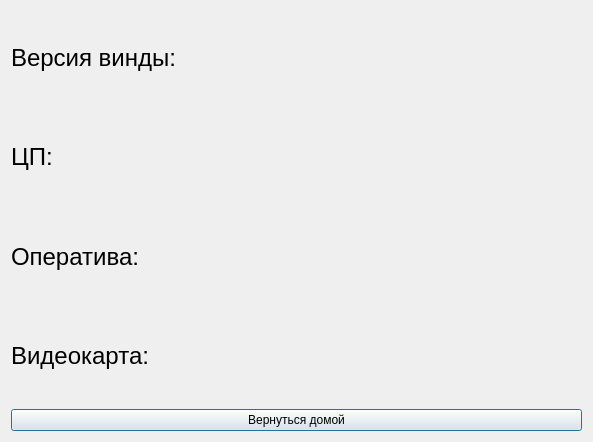
<?xml version="1.0" encoding="UTF-8"?>
<ui version="4.0">
 <class>System_info</class>
 <widget class="QDialog" name="System_info">
  <property name="geometry">
   <rect>
    <x>0</x>
    <y>0</y>
    <width>593</width>
    <height>442</height>
   </rect>
  </property>
  <property name="windowTitle">
   <string>Dialog</string>
  </property>
  <layout class="QVBoxLayout" name="verticalLayout">
   <item>
    <widget class="QLabel" name="os">
     <property name="font">
      <font>
       <pointsize>15</pointsize>
      </font>
     </property>
     <property name="styleSheet">
      <string notr="true"/>
     </property>
     <property name="text">
      <string>&lt;!DOCTYPE HTML PUBLIC &quot;-//W3C//DTD HTML 4.0//EN&quot; &quot;http://www.w3.org/TR/REC-html40/strict.dtd&quot;&gt;
&lt;html&gt;&lt;head&gt;&lt;meta name=&quot;qrichtext&quot; content=&quot;1&quot; /&gt;&lt;style type=&quot;text/css&quot;&gt;
p, li { white-space: pre-wrap; }
&lt;/style&gt;&lt;/head&gt;&lt;body style=&quot; font-family:'MS Shell Dlg 2'; font-size:15pt; font-weight:400; font-style:normal;&quot;&gt;
&lt;p style=&quot; margin-top:12px; margin-bottom:12px; margin-left:0px; margin-right:0px; -qt-block-indent:0; text-indent:0px;&quot;&gt;&lt;span style=&quot; font-size:18pt;&quot;&gt;Версия винды: &lt;/span&gt;&lt;/p&gt;&lt;/body&gt;&lt;/html&gt;</string>
     </property>
     <property name="textFormat">
      <enum>Qt::AutoText</enum>
     </property>
    </widget>
   </item>
   <item>
    <widget class="QLabel" name="cpu">
     <property name="font">
      <font>
       <pointsize>15</pointsize>
      </font>
     </property>
     <property name="styleSheet">
      <string notr="true"/>
     </property>
     <property name="text">
      <string>&lt;!DOCTYPE HTML PUBLIC &quot;-//W3C//DTD HTML 4.0//EN&quot; &quot;http://www.w3.org/TR/REC-html40/strict.dtd&quot;&gt;
&lt;html&gt;&lt;head&gt;&lt;meta name=&quot;qrichtext&quot; content=&quot;1&quot; /&gt;&lt;style type=&quot;text/css&quot;&gt;
p, li { white-space: pre-wrap; }
&lt;/style&gt;&lt;/head&gt;&lt;body style=&quot; font-family:'MS Shell Dlg 2'; font-size:15pt; font-weight:400; font-style:normal;&quot;&gt;
&lt;p style=&quot; margin-top:0px; margin-bottom:0px; margin-left:0px; margin-right:0px; -qt-block-indent:0; text-indent:0px;&quot;&gt;&lt;span style=&quot; font-size:18pt;&quot;&gt;ЦП: &lt;/span&gt;&lt;/p&gt;&lt;/body&gt;&lt;/html&gt;</string>
     </property>
     <property name="textFormat">
      <enum>Qt::AutoText</enum>
     </property>
    </widget>
   </item>
   <item>
    <widget class="QLabel" name="ram">
     <property name="font">
      <font>
       <pointsize>15</pointsize>
      </font>
     </property>
     <property name="styleSheet">
      <string notr="true"/>
     </property>
     <property name="text">
      <string>&lt;!DOCTYPE HTML PUBLIC &quot;-//W3C//DTD HTML 4.0//EN&quot; &quot;http://www.w3.org/TR/REC-html40/strict.dtd&quot;&gt;
&lt;html&gt;&lt;head&gt;&lt;meta name=&quot;qrichtext&quot; content=&quot;1&quot; /&gt;&lt;style type=&quot;text/css&quot;&gt;
p, li { white-space: pre-wrap; }
&lt;/style&gt;&lt;/head&gt;&lt;body style=&quot; font-family:'MS Shell Dlg 2'; font-size:15pt; font-weight:400; font-style:normal;&quot;&gt;
&lt;p style=&quot; margin-top:12px; margin-bottom:12px; margin-left:0px; margin-right:0px; -qt-block-indent:0; text-indent:0px;&quot;&gt;&lt;span style=&quot; font-size:18pt;&quot;&gt;Оператива: &lt;/span&gt;&lt;/p&gt;&lt;/body&gt;&lt;/html&gt;</string>
     </property>
     <property name="textFormat">
      <enum>Qt::AutoText</enum>
     </property>
    </widget>
   </item>
   <item>
    <widget class="QLabel" name="gc">
     <property name="font">
      <font>
       <pointsize>15</pointsize>
      </font>
     </property>
     <property name="styleSheet">
      <string notr="true"/>
     </property>
     <property name="text">
      <string>&lt;!DOCTYPE HTML PUBLIC &quot;-//W3C//DTD HTML 4.0//EN&quot; &quot;http://www.w3.org/TR/REC-html40/strict.dtd&quot;&gt;
&lt;html&gt;&lt;head&gt;&lt;meta name=&quot;qrichtext&quot; content=&quot;1&quot; /&gt;&lt;style type=&quot;text/css&quot;&gt;
p, li { white-space: pre-wrap; }
&lt;/style&gt;&lt;/head&gt;&lt;body style=&quot; font-family:'MS Shell Dlg 2'; font-size:15pt; font-weight:400; font-style:normal;&quot;&gt;
&lt;p style=&quot; margin-top:12px; margin-bottom:12px; margin-left:0px; margin-right:0px; -qt-block-indent:0; text-indent:0px;&quot;&gt;&lt;span style=&quot; font-size:18pt;&quot;&gt;Видеокарта: &lt;/span&gt;&lt;/p&gt;&lt;/body&gt;&lt;/html&gt;</string>
     </property>
     <property name="textFormat">
      <enum>Qt::AutoText</enum>
     </property>
    </widget>
   </item>
   <item>
    <widget class="QPushButton" name="go_home1">
     <property name="text">
      <string>Вернуться домой</string>
     </property>
    </widget>
   </item>
  </layout>
 </widget>
 <resources/>
 <connections/>
</ui>
